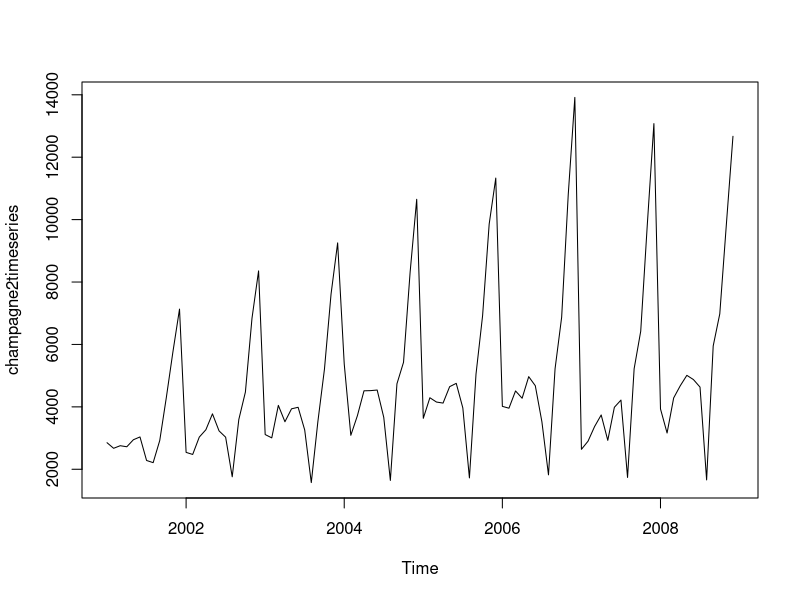
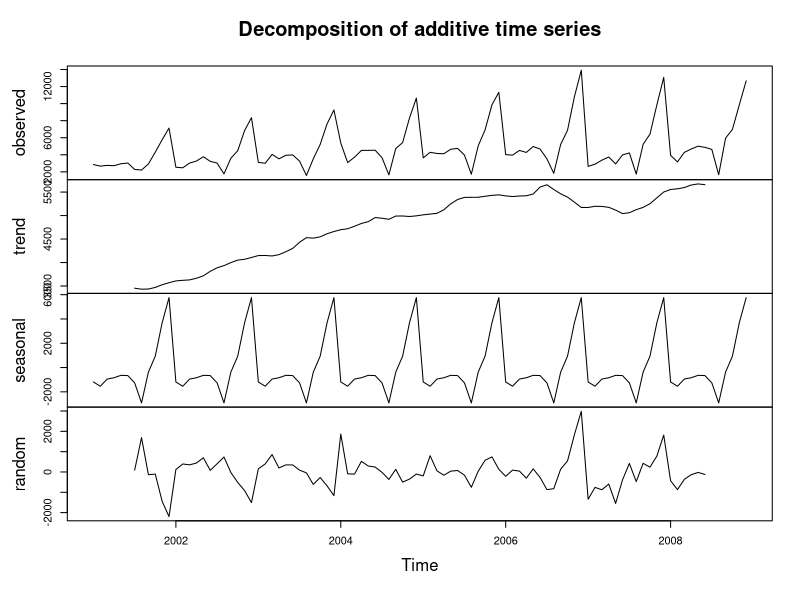
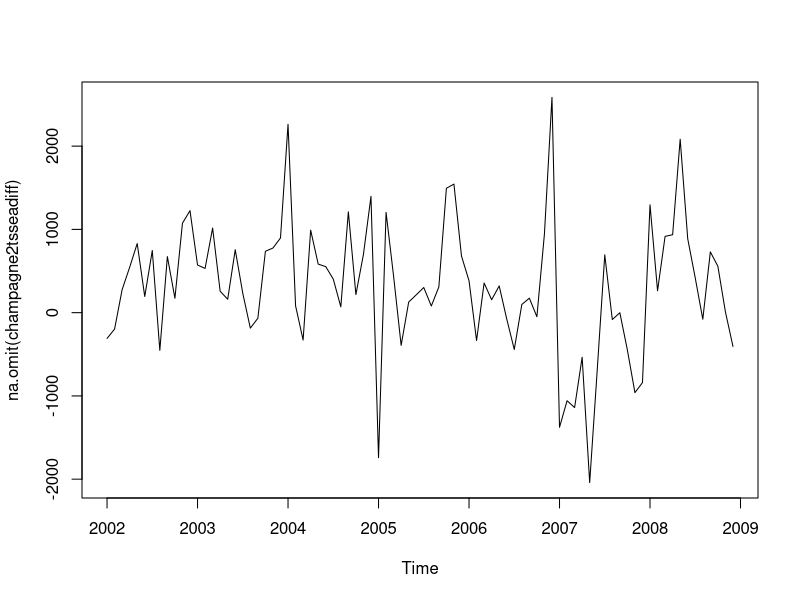
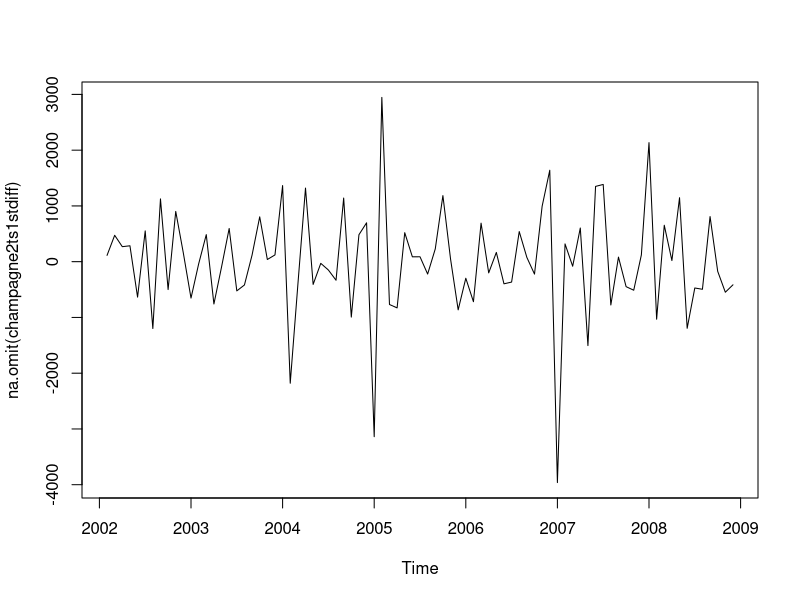
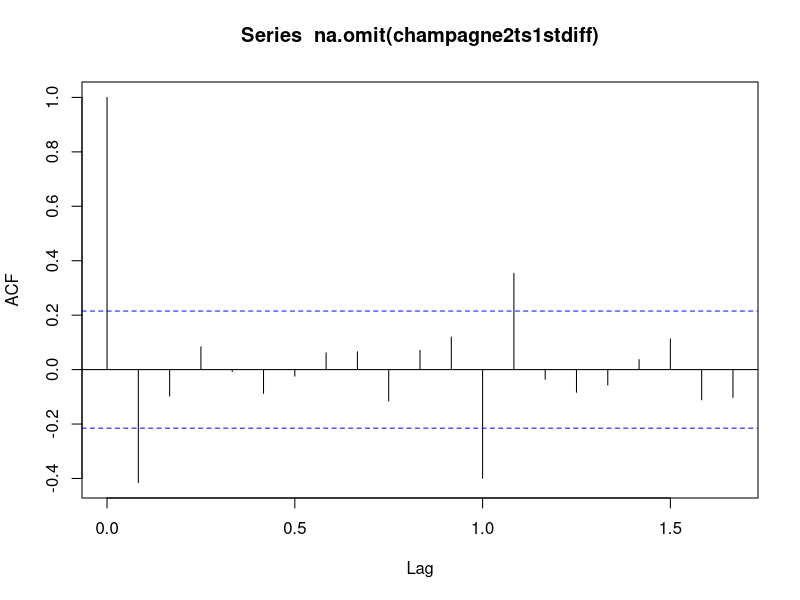
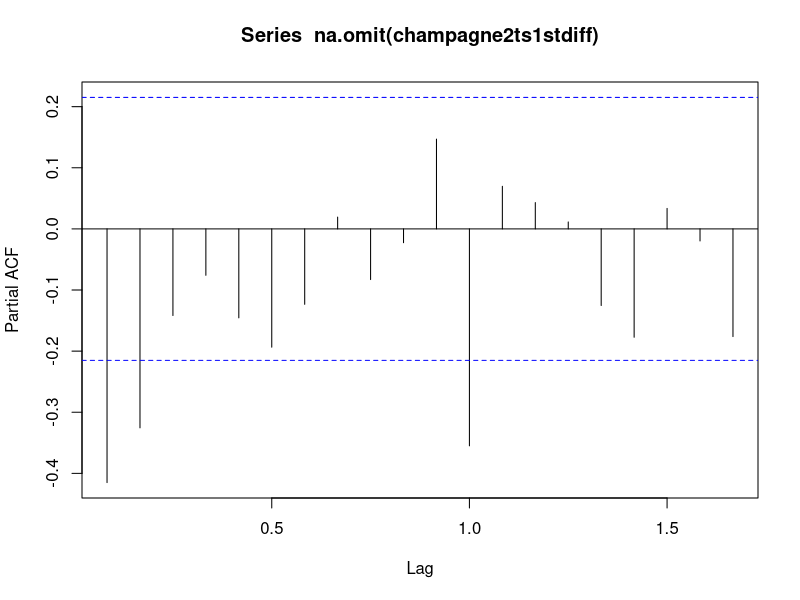
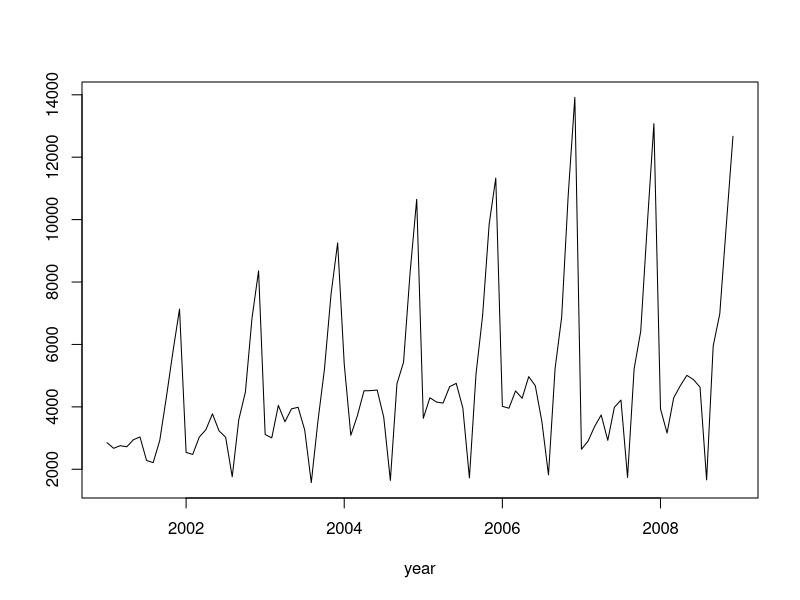

Here is the R script that generated these plots, in order: (Note: this script raises an error after producing the figures.)
# 
# Written BY; Gus Segura
# Blueskymetrics.com  
# May 3, 2017
# See Git Repository for Updates

# load library
library("readxl")
library("openxlsx")
library("forecast")
library("TTR")
library("zoo")

# results list()
results <- list()

# read sample data - make sure to setwd() to your this local repository directory
champagne2 <- read_excel("champagne-sales.xlsx")


# create time series and seasonal difference series
champagne2timeseries <- ts(champagne2$`ChampagneSales`, frequency=12, start=c(2001,1))
champagne2timeseries

# load seasonal difference from excel data
champagne2tsseadiff <- ts(champagne2$`Seasonal Difference`, frequency=12, start=c(2001,1))
champagne2tsseadiff

# load 1st difference from excel data
champagne2ts1stdiff <- ts(champagne2$`1stDifference`, frequency=12, start=c(2001,1))
champagne2ts1stdiff


# use diff after you isolate the seasonal portion vs using excel and algorithim
firstdiff <- diff(champagne2tsseadiff)
firstdiff

# try some plots
plot.ts(champagne2timeseries)
champ2decomp <- decompose(champagne2timeseries)
plot(champ2decomp)

# try non-ts plots -  looking for stationary
plot(na.omit(champagne2tsseadiff))
plot(na.omit(champagne2ts1stdiff))

# try acf - pacf - LJung to visually access data
acf(na.omit(champagne2ts1stdiff), lag.max = 20)
pacf(na.omit(champagne2ts1stdiff), lag.max = 20)
Box.test(na.omit(champagne2ts1stdiff), lag = 20, type ="Ljung-Box")

# plot time series
plot(champagne2timeseries, ylab="", xlab="year")

# arima - auto arima will pick our terms : use auto to find parameters
auto.arima(champagne2timeseries)

# auto.arima(champagne2timeseries, stepwise=FALSE, approximation=FALSE)
# ARIMA(1,0,0)(1,1,0)[12] with drift
fit.champagne <- arima( champagne2timeseries, order=c(1,0,0), seasonal = c(1,1,0))
results[["champagne"]]  <- forecast.Arima(fit.champagne)
plot(results[["champagne"]], ylab="Forecast of Champagne Sales", xlab="Year")

# results
# convert ts into data frame for export to excel
df.champagne <- data.frame(F1=as.yearmon(time(champagne2timeseries), "%b%y"), 
                          Point.Forecast=as.matrix(champagne2timeseries))

# forecast - combine multiple result sets if needed.
results[["champagne"]]

# combine results
results_together <- do.call(rbind,lapply(names(results),function(x){
  transform(as.data.frame(results[[x]]), Name = x)
}))

# create workbook and write output
wb <- createWorkbook()
addWorksheet(wb, "HistoryData")
addWorksheet(wb, "Forecasts")
writeData(wb, "HistoryData", df.champagne, rowNames = FALSE)
writeData(wb, "Forecasts", results_together, rowNames = TRUE)
saveWorkbook(wb, "Forcasts.xlsx", overwrite = TRUE)

